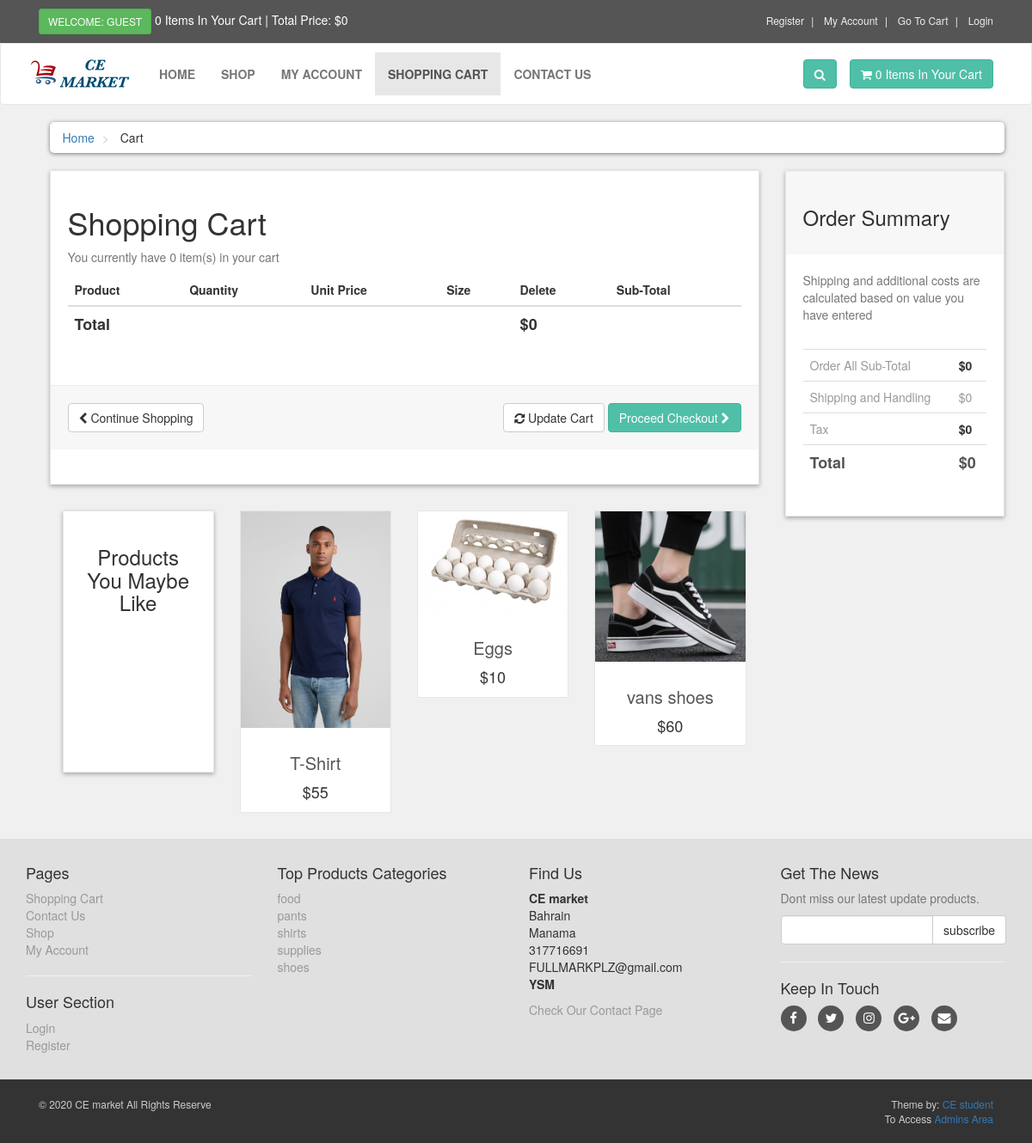
The app's page /cart.php with its own data.
### tables this page shows
CREATE TABLE `products` (
  `product_id` int(10) NOT NULL,
  `p_cat_id` int(10) NOT NULL,
  `cat_id` int(10) NOT NULL,
  `date` timestamp NOT NULL DEFAULT current_timestamp() ON UPDATE current_timestamp(),
  `product_title` text NOT NULL,
  `product_img1` text NOT NULL,
  `product_img2` text NOT NULL,
  `product_img3` text NOT NULL,
  `product_price` int(10) NOT NULL,
  `product_desc` text NOT NULL,
  `product_keywords` text NOT NULL
);

CREATE TABLE `product_categories` (
  `p_cat_id` int(10) NOT NULL,
  `p_cat_title` text NOT NULL,
  `p_cat_desc` text NOT NULL
);

### cart.php (the view, shortened to what this page needs)
<?php
    include("includes/header.php");
?>
   <div id="content">
       <div class="container">
           <div class="col-md-12">
               <ul class="breadcrumb">
                   <li>
                       <a href="index.php">Home</a>
                   </li>
                   <li>
                       Cart
                   </li>
               </ul>
           </div>
           <div id="cart" class="col-md-9">
               <div class="box">
                   <form action="cart.php" method="post" enctype="multipart/form-data">
                       <h1>Shopping Cart</h1>
                       <?php
                       $ip_add = getRealIpUser();
                       $select_cart = "select * from cart where ip_add='$ip_add'";
                       $run_cart = mysqli_query($con,$select_cart);
                       $count = mysqli_num_rows($run_cart);
                       ?>
                       <p class="text-muted">You currently have <?php echo $count; ?> item(s) in your cart</p>
                       <div class="table-responsive">
                           <table class="table">
                               <thead>
                                   <tr>
                                       <th colspan="2">Product</th>
                                       <th>Quantity</th>
                                       <th>Unit Price</th>
                                       <th>Size</th>
                                       <th colspan="1">Delete</th>
                                       <th colspan="2">Sub-Total</th>
                                   </tr>
                               </thead>
                                  <?php
                                   $total = 0;
                                   ?>
                               <tfoot>
                                   <tr>
                                       <th colspan="5">Total</th>
                                       <th colspan="2">$<?php echo $total; ?></th>
                                   </tr>
                               </tfoot>
                           </table>
                       </div>
                       <div class="box-footer">
                           <div class="pull-left">
                               <a href="index.php" class="btn btn-default">
                                   <i class="fa fa-chevron-left"></i> Continue Shopping
                               </a>
                           </div>
                           <div class="pull-right">
                               <button type="submit" name="update" value="Update Cart" class="btn btn-default">
                                   <i class="fa fa-refresh"></i> Update Cart
                               </button>
                               <a href="checkout.php" class="btn btn-primary">
                                   Proceed Checkout <i class="fa fa-chevron-right"></i>
                               </a>
                           </div>
                       </div>
                   </form>
               </div>
               <div id="row same-heigh-row">
                   <div class="col-md-3 col-sm-6">
                       <div class="box same-height headline">
                           <h3 class="text-center">Products You Maybe Like</h3>
                       </div>
                   </div>
                   <?php
                   $get_products = "select * from products order by rand() LIMIT 0,3";
                   $run_products = mysqli_query($con,$get_products);
                   while($row_products=mysqli_fetch_array($run_products)){
                       $pro_id = $row_products['product_id'];
                       $pro_title = $row_products['product_title'];
                       $pro_price = $row_products['product_price'];
                       $pro_img1 = $row_products['product_img1'];
                       echo "
                    <div class='col-md-3 col-sm-6 center-responsive'>
                       <div class='product same-height'>
                           <a href='details.php?pro_id=$pro_id'>
                               <img class='img-responsive' src='admin_area/product_images/$pro_img1' alt='Product 6'>
                            </a>
                            <div class='text'>
                                <h3><a href='details.php?pro_id=$pro_id'> $pro_title </a></h3>
                                <p class='price'>$$pro_price</p>
                            </div>
                        </div>
                   </div>
                       ";
                   }
                   ?>
               </div>
           </div>
           <div class="col-md-3">
               <div id="order-summary" class="box">
                   <div class="box-header">
                       <h3>Order Summary</h3>
                   </div>
                   <p class="text-muted">
                       Shipping and additional costs are calculated based on value you have entered
                   </p>
                   <div class="table-responsive">
                       <table class="table">
                           <tbody>
                               <tr>
                                   <td> Order All Sub-Total </td>
                                   <th> $<?php echo $total; ?> </th>
                               </tr>
                               <tr>
                                   <td> Shipping and Handling </td>
                                   <td> $0 </td>
                               </tr>
                               <tr>
                                   <td> Tax </td>
                                   <th> $0 </th>
                               </tr>
                               <tr class="total">
                                   <td> Total </td>
                                   <th> $<?php echo $total; ?> </th>
                               </tr>
                           </tbody>
                       </table>
                   </div>
               </div>
           </div>
       </div>
   </div>
   <?php
    include("includes/footer.php");
    ?>
</body>
</html>

### includes/footer.php (shortened to what this page needs)
<div id="footer">
    <div class="container">
        <div class="row">
            <div class="col-sm-6 col-md-3">
               <h4>Pages</h4>
                <ul>
                    <li><a href="cart.php">Shopping Cart</a></li>
                    <li><a href="contact.php">Contact Us</a></li>
                    <li><a href="shop.php">Shop</a></li>
                    <li><a href="customer/my_account.php">My Account</a></li>
                </ul>
                <hr>
                <h4>User Section</h4>
                <ul>
                           <?php
                           if(!isset($_SESSION['customer_email'])){
                               echo"<a href='checkout.php'>Login</a>";
                           }else{
                              echo"<a href='customer/my_account.php?my_orders'>My Account</a>";
                           }
                           ?>
                    <li><a href="customer_register.php">Register</a></li>
                </ul>
            </div>
            <div class="com-sm-6 col-md-3">
                <h4>Top Products Categories</h4>
                <ul>
                    <?php
                        $get_p_cats = "select * from product_categories";
                        $run_p_cats = mysqli_query($con,$get_p_cats);
                        while($row_p_cats=mysqli_fetch_array($run_p_cats)){
                            $p_cat_id = $row_p_cats['p_cat_id'];
                            $p_cat_title = $row_p_cats['p_cat_title'];
                            echo "
                                <li>
                                    <a href='shop.php?p_cat=$p_cat_id'>
                                        $p_cat_title
                                    </a>
                                </li>
                            ";
                        }
                    ?>
                </ul>
            </div>
            <div class="col-sm-6 col-md-3">
                <h4>Find Us</h4>
                <p>
                    <strong>CE market</strong>
                    <br/>Bahrain
                    <br/>Manama
                    <br/>317716691
                    <br/>FULLMARKPLZ@gmail.com
                    <br/><strong>YSM</strong>
                </p>
                <a href="contact.php">Check Our Contact Page</a>
            </div>
            <div class="col-sm-6 col-md-3">
                <h4>Get The News</h4>
                <p class="text-muted">
                    Dont miss our latest update products.
                </p>
                <form action="" method="post" >
                    <div class="input-group">
                        <input type="text" class="form-control" name="email">
                        <span class="input-group-btn">
                            <input type="submit" value="subscribe" class="btn btn-default">
                        </span>
                    </div>
                </form>
                <hr>
                <h4>Keep In Touch</h4>
                <p class="social">
                    <a href="#" class="fa fa-facebook"></a>
                    <a href="#" class="fa fa-twitter"></a>
                    <a href="#" class="fa fa-instagram"></a>
                    <a href="#" class="fa fa-google-plus"></a>
                    <a href="#" class="fa fa-envelope"></a>
                </p>
            </div>
        </div>
    </div>
</div>
<div id="copyright">
    <div class="container">
        <div class="col-md-6">
            <p class="pull-left">&copy; 2020 CE market All Rights Reserve</p>
        </div>
        <div class="col-md-6">
            <p class="pull-right">Theme by: <a href="#">CE student</a></p>
            <br>
            <p class="pull-right">To Access  <a href="admin_area">Admins Area</a></p>
        </div>
    </div>
</div>

### styles/style.css (style rules this page uses)
body { font-size: 14px; line-height: 1.42857143; color: #333333; background: #f0f0f0; overflow-x: hidden; }
.btn-primary { color: rgb(255, 255, 255); background: rgb(79, 191, 168); border-color: rgb(65, 179, 156); }
.box { background: #ffffff; margin: 0 0 30px; border: solid 1px #e6e6e6; box-sizing: border-box; padding: 20px; box-shadow: 0px 2px 5px rgba(0, 0, 0, .3); }
#content { padding-left: 25px; }
#content .product { background: #ffffff; border: solid 1px #e6e6e6; margin-bottom: 30px; box-sizing: border-box; }
#content .product .text { padding: 10px 10px 0px; }
#content .product .text p.price { font-size: 18px; text-align: center; font-weight: 400; }
#content .product .text h3 { text-align: center; font-size: 20px; }
#content .product .text h3 a { color: rgb(85, 85, 85); }
.breadcrumb { padding: 8px 15px; margin-bottom: 20px; background: #ffffff; border-radius: 5px; box-shadow: 0px 1px 5px rgba(0, 0, 0, .5); }
.breadcrumb> li + li:before { content: ">\00a0"; color: #cccccc; }
#content .headline { height: 305px; }
#content #cart .table tfoot { font-size: 18px; }
.box .box-footer { background-color: #f7f7f7; margin: 30px -20px 20px; padding: 20px; border-top: 1px solid #eeeeee; }
.box .box-footer:before, .box .box-footer:after { content: ""; display: table; }
.box .box-footer:after { clear: both; }
.box .box-header { background-color: #f7f7f7; margin: -20px -20px 20px; padding: 20px; border-top: 1px solid #eeeeee; }
#content #order-summary table { margin-top: 20px; }
#content #order-summary table td { color: #999999; }
#content #order-summary table tr.total td, #content #order-summary table tr.total th { font-size: 18px; color: #555555; font-weight: 700; }
#footer { background: #e0e0e0; padding: 20px 0; }
#footer a { color: #999999; padding: 0; text-decoration: none; }
#footer ul { list-style: none; padding-left: 0px; }
#footer .social { text-align: left; }
#footer .social a { margin: 0px 10px 0px 0px; display: inline-block; color: #ffffff; width: 30px; height: 30px; border-radius: 15px; line-height: 30px; font-size: 15px; text-align: center; vertical-align: bottom; background: #555555; text-decoration: none; }
#copyright { background: #333333; color: #cccccc; padding: 20px 0px; font-size: 12px; }
#copyright p { margin: 0px; }

### records on screen
products: product_img1 (picture), product_title "T-Shirt", product_price "55"
products: product_img1 (picture), product_title "Eggs", product_price "10"
products: product_img1 (picture), product_title "vans shoes", product_price "60"
product_categories: p_cat_title "food"
product_categories: p_cat_title "pants"
product_categories: p_cat_title "shirts"
product_categories: p_cat_title "supplies"
product_categories: p_cat_title "shoes"

### other values on screen
$count_items "0 0"
$total "0"
$count "0"
